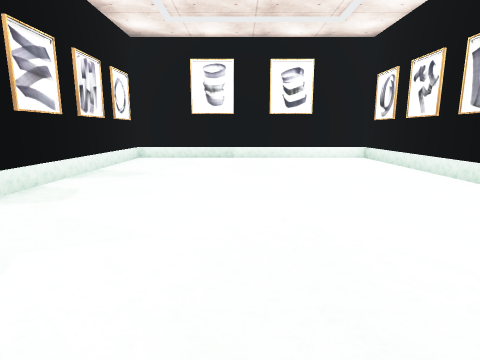
view 1 (above)

14 first-person views from a walk through a Unity game level. The camera is 1.2 m above the floor, tilts 10° down and sees 80° across. Doors are open. The floor is counted in squares, 1 m on a side. Each view is taken from the middle of a square. On the plan, view 1 faces up. The plan holds only what a view shows up to about 13 squares ahead; the rest is blank. The player is left out. Some surface patterns are stand-ins.

view 2
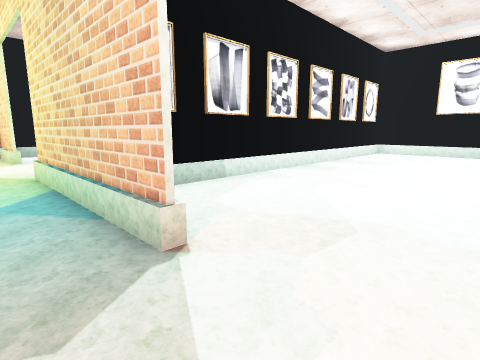

view 3
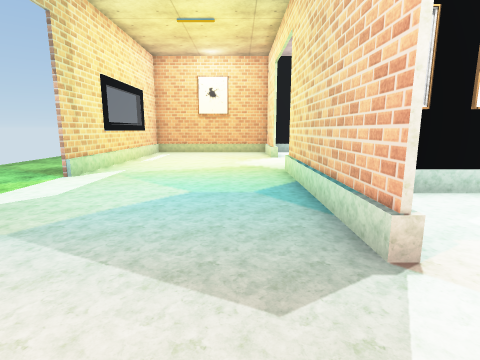

view 4
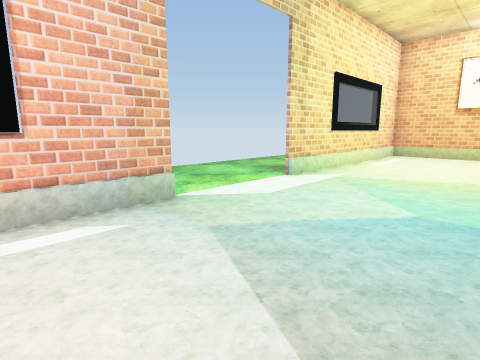

view 5
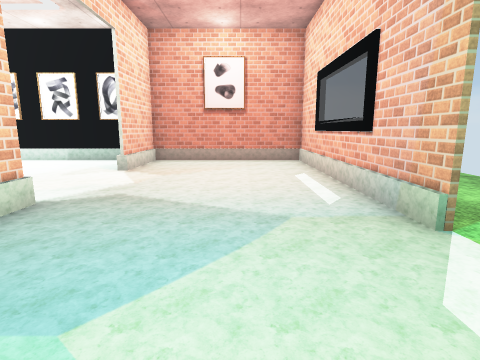

view 6
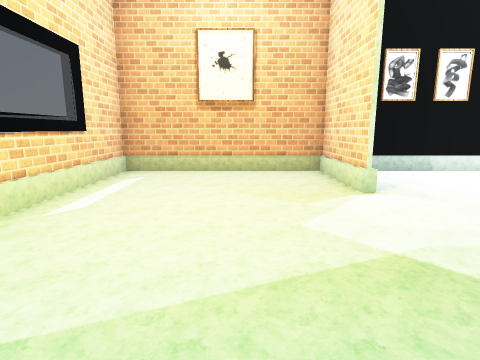

view 7
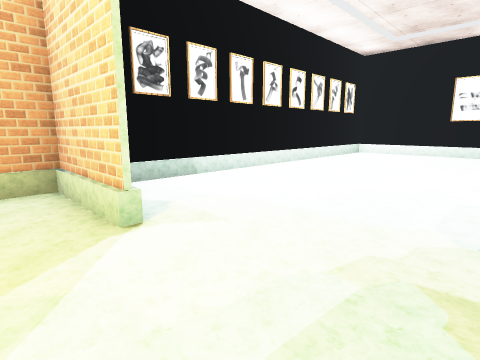

view 8
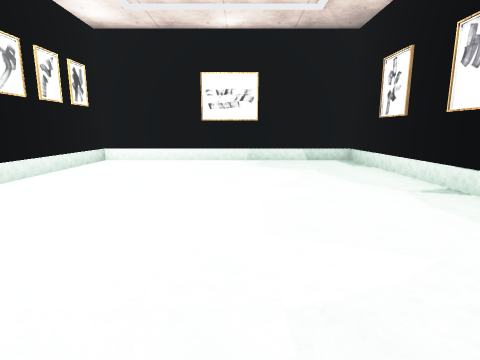

view 9
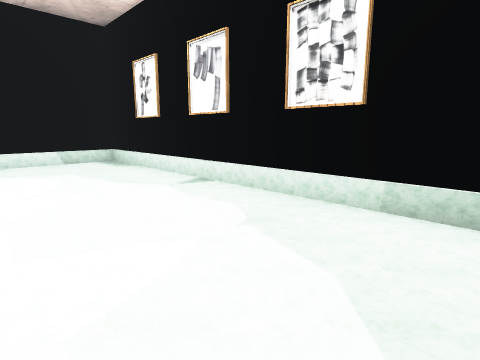

view 10
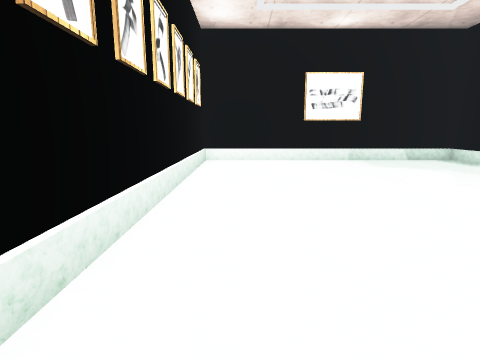

view 11
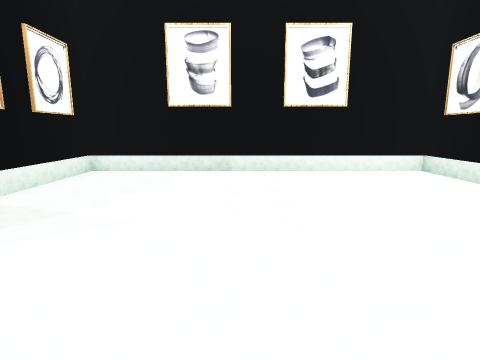

view 12
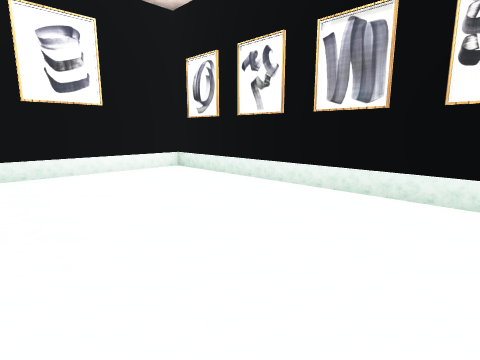

view 13
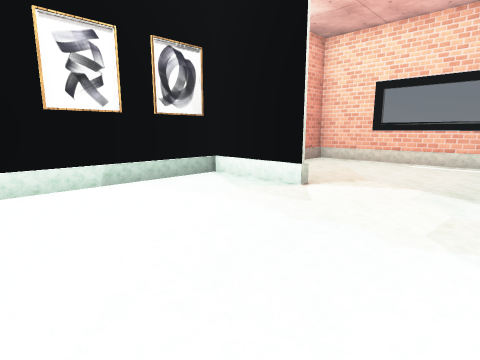

view 14
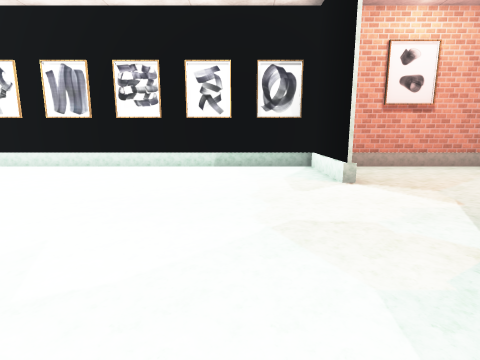

### Floor plan
Points are (right, up) in squares from view 1. A wall is a line through its corners. A room is listed if a view was taken in it or the views show most of it. See-through windows are left out.
Room 1 (views 1, 2, 3, 4, 5, 6, 7, 8, 9, 10, 11, 12, 13, 14)
walls: (-4.5, 1.2) (-4.5, 12.5); (-1.4, -1.5) (-7.5, -1.5); (2.4, -1.5) (5.5, -1.5) (2.5, -1.5); (-11.4, -1.5) (-14.4, -1.5) (-14.4, -7.4) (-6.2, -7.4); (-4.4, 12.5) (-4.4, 0.2); (-2.8, -7.4) (5.4, -7.4) (5.4, 12.4) (-14.4, 12.4) (-14.4, -1.1)
ways out: open door at (-4.5, -7.5)

Where each view was taken, in squares from view 1:
view 1: 0 up, 0 right, facing up
view 2: 3 down, 1 right, facing up-left
view 3: 3 down, 1 right, facing left
view 4: 3 down, 0 right, facing down-left
view 5: 5 down, 6 left, facing right
view 6: 4 down, 6 left, facing left
view 7: 3 down, 8 left, facing up-left
view 8: 1 up, 9 left, facing up
view 9: 1 up, 9 left, facing up-right
view 10: 1 up, 13 left, facing up
view 11: 4 up, 0 right, facing up
view 12: 4 up, 0 right, facing up-right
view 13: 4 up, 1 left, facing down-right
view 14: 1 up, 4 left, facing right
